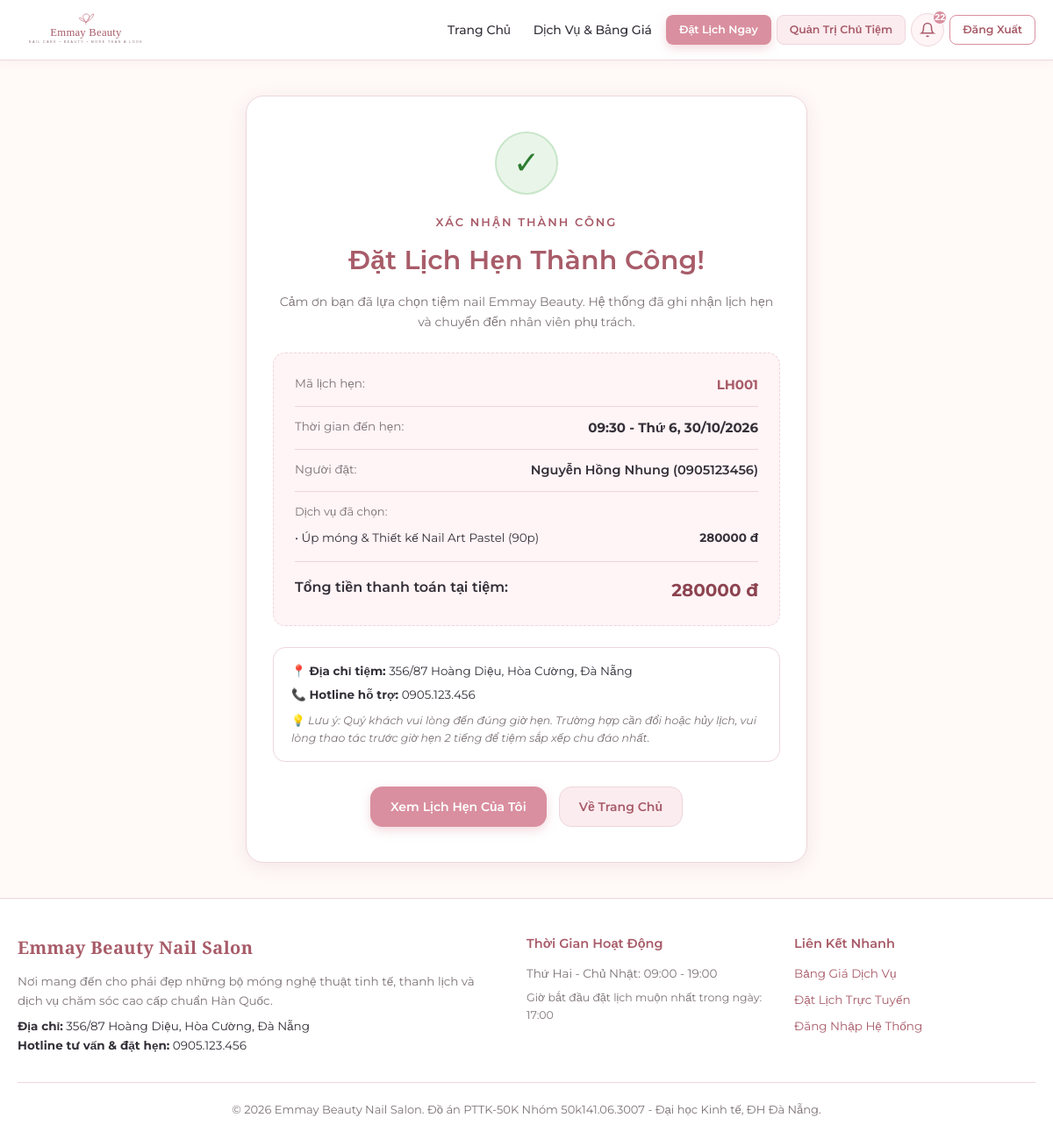
The page /customer/booking/LH001/success/ (signed in) on the database its author committed.
### apps/appointments/models.py (models this page shows, shortened)
class LichHen(models.Model):
    TRANG_THAI_CHOICES = [
        ('Chờ xác nhận', 'Chờ xác nhận'),
        ('Đã xác nhận', 'Đã xác nhận'),
        ('Hoàn thành', 'Hoàn thành'),
        ('Hủy', 'Hủy'),
        ('Không đến', 'Không đến'),
    ]
    ma_lich_hen = models.CharField(max_length=10, primary_key=True, verbose_name='Mã lịch hẹn')
    khach_hang = models.ForeignKey(KhachHang, on_delete=models.PROTECT, related_name='lich_hen', verbose_name='Khách hàng')
    tai_khoan_huy = models.ForeignKey(
        TaiKhoan, on_delete=models.SET_NULL, null=True, blank=True,
        related_name='lich_hen_da_huy', verbose_name='Tài khoản hủy'
    )
    ngay_gio_bat_dau = models.DateTimeField(verbose_name='Ngày giờ bắt đầu')
    ten_lien_he = models.CharField(max_length=100, verbose_name='Tên liên hệ')
    so_dien_thoai_lien_he = models.CharField(
        max_length=10, validators=[phone_validator], verbose_name='SĐT liên hệ'
    )
    trang_thai = models.CharField(
        max_length=30, choices=TRANG_THAI_CHOICES, default='Chờ xác nhận',
        verbose_name='Trạng thái'
    )
    thoi_diem_huy = models.DateTimeField(null=True, blank=True, verbose_name='Thời điểm hủy')
    thoi_diem_tao = models.DateTimeField(auto_now_add=True, verbose_name='Thời điểm tạo')
    class Meta:
        db_table = 'LichHen'
        verbose_name = 'Lịch Hẹn'
        verbose_name_plural = 'Lịch Hẹn'
        ordering = ['-ngay_gio_bat_dau']
    @property
    def tong_tien(self):
        return sum(ct.don_gia_dat for ct in self.chi_tiet.all())

class ChiTietLichHen(models.Model):
    lich_hen = models.ForeignKey(LichHen, on_delete=models.CASCADE, related_name='chi_tiet', verbose_name='Lịch hẹn')
    dich_vu = models.ForeignKey(DichVu, on_delete=models.PROTECT, related_name='chi_tiet_lich_hen', verbose_name='Dịch vụ gốc')
    ten_dich_vu_dat = models.CharField(max_length=60, verbose_name='Tên dịch vụ lúc đặt')
    don_gia_dat = models.DecimalField(max_digits=12, decimal_places=0, verbose_name='Đơn giá lúc đặt')
    thoi_luong_dat = models.SmallIntegerField(verbose_name='Thời lượng lúc đặt (phút)')
    ghi_chu_thuc_hien = models.CharField(max_length=255, blank=True, null=True, verbose_name='Ghi chú thực hiện')
    class Meta:
        db_table = 'ChiTietLichHen'
        verbose_name = 'Chi Tiết Lịch Hẹn'
        verbose_name_plural = 'Chi Tiết Lịch Hẹn'
        unique_together = ('lich_hen', 'dich_vu')

### apps/appointments/views.py (the view)
# urls.py: path('booking/<str:pk>/success/', views.customer_booking_success, name='booking_success'),
def customer_booking_success(request, pk):
    lich_hen = get_object_or_404(LichHen, pk=pk)
    return render(request, 'customer/booking_success.html', {
        'appointment': lich_hen,
        'salon_address': '356/87 Hoàng Diệu, Hòa Cường, Đà Nẵng',
        'salon_hotline': '0905.123.456',
        'salon_hours': '09:00 - 19:00 hàng ngày',
    })

### apps/notifications/context_processors.py (called while the page is built)
def notifications_processor(request):
    context = {
        'unread_notifications_count': 0,
        'recent_notifications': [],
    }
    if request.user.is_authenticated:
        try:
            tai_khoan = getattr(request.user, 'tai_khoan', None)
            if tai_khoan:
                user_notifications = ThongBao.objects.filter(tai_khoan=tai_khoan)
                context['unread_notifications_count'] = user_notifications.filter(da_doc=False).count()
                context['recent_notifications'] = user_notifications.order_by('-thoi_diem_tao')[:8]
        except Exception:
            pass
    return context

### templates/customer/booking_success.html (shortened to what this page needs)
{% extends 'base.html' %}
{% block content %}
<div style="max-width: 680px; margin: 40px auto; padding: 0 20px;">
  <div class="card" style="text-align: center; padding: 40px 30px; border-radius: var(--radius-lg); box-shadow: var(--shadow-md);">
    <div style="width: 72px; height: 72px; border-radius: 50%; background: #EAF5EA; color: #2E7D32; display: flex; align-items: center; justify-content: center; margin: 0 auto 20px; font-size: 36px; border: 2px solid #C8E6C9;">
      ✓
    </div>
    <span style="color: var(--dark-rose); font-size: 13px; font-weight: 600; letter-spacing: 2px; text-transform: uppercase;">Xác Nhận Thành Công</span>
    <h1 style="font-size: 30px; margin: 8px 0 12px; color: var(--dark-rose);">Đặt Lịch Hẹn Thành Công!</h1>
    <p style="color: var(--text-muted); font-size: 14px; margin-bottom: 24px;">
      Cảm ơn bạn đã lựa chọn tiệm nail Emmay Beauty. Hệ thống đã ghi nhận lịch hẹn và chuyển đến nhân viên phụ trách.
    </p>
    <div style="background: var(--light-pink); border: 1.5px dashed var(--border-pink); border-radius: var(--radius-md); padding: 24px; text-align: left; margin-bottom: 24px;">
      <div style="display: flex; justify-content: space-between; border-bottom: 1px solid var(--border-pink); padding-bottom: 12px; margin-bottom: 12px;">
        <span style="color: var(--text-muted); font-size: 13.5px;">Mã lịch hẹn:</span>
        <strong style="font-size: 15px; color: var(--dark-rose);">{{ appointment.ma_lich_hen }}</strong>
      </div>
      <div style="display: flex; justify-content: space-between; border-bottom: 1px solid var(--border-pink); padding-bottom: 12px; margin-bottom: 12px;">
        <span style="color: var(--text-muted); font-size: 13.5px;">Thời gian đến hẹn:</span>
        <strong style="font-size: 15px; color: var(--text-main);">{{ appointment.ngay_gio_bat_dau|date:"H:i - l, d/m/Y" }}</strong>
      </div>
      <div style="display: flex; justify-content: space-between; border-bottom: 1px solid var(--border-pink); padding-bottom: 12px; margin-bottom: 12px;">
        <span style="color: var(--text-muted); font-size: 13.5px;">Người đặt:</span>
        <span style="font-weight: 600; color: var(--text-main);">{{ appointment.ten_lien_he }} ({{ appointment.so_dien_thoai_lien_he }})</span>
      </div>
      <div style="border-bottom: 1px solid var(--border-pink); padding-bottom: 12px; margin-bottom: 12px;">
        <span style="color: var(--text-muted); font-size: 13px; display: block; margin-bottom: 6px;">Dịch vụ đã chọn:</span>
        <ul style="list-style: none; padding-left: 0;">
          {% for ct in appointment.chi_tiet.all %}
            <li style="display: flex; justify-content: space-between; font-size: 13.5px; padding: 3px 0;">
              <span>• {{ ct.ten_dich_vu_dat }} ({{ ct.thoi_luong_dat }}p)</span>
              <strong>{{ ct.don_gia_dat|floatformat:0 }} đ</strong>
            </li>
          {% endfor %}
        </ul>
      </div>
      <div style="display: flex; justify-content: space-between; font-size: 16px; padding-top: 4px;">
        <span style="font-weight: 600;">Tổng tiền thanh toán tại tiệm:</span>
        <strong style="font-family: var(--font-body); font-size: 20px; font-weight: 700; color: var(--deep-rose);">{{ appointment.tong_tien|floatformat:0 }} đ</strong>
      </div>
    </div>
    <div style="background: #FFFFFF; border: 1px solid var(--border-pink); border-radius: var(--radius-md); padding: 16px 20px; text-align: left; font-size: 13.5px; margin-bottom: 28px;">
      <div style="margin-bottom: 6px;">📍 <strong>Địa chỉ tiệm:</strong> {{ salon_address }}</div>
      <div style="margin-bottom: 6px;">📞 <strong>Hotline hỗ trợ:</strong> {{ salon_hotline }}</div>
      <div style="color: var(--text-muted); font-size: 12.5px; margin-top: 8px;">
        💡 <em>Lưu ý: Quý khách vui lòng đến đúng giờ hẹn. Trường hợp cần đổi hoặc hủy lịch, vui lòng thao tác trước giờ hẹn 2 tiếng để tiệm sắp xếp chu đáo nhất.</em>
      </div>
    </div>
    <div style="display: flex; gap: 14px; justify-content: center;">
      {% if user.is_authenticated %}
        <a href="{% url 'customer:my_appointments' %}" class="btn btn-primary">Xem Lịch Hẹn Của Tôi</a>
      {% else %}
        <a href="{% url 'accounts:register' %}" class="btn btn-primary">Đăng Ký Tài Khoản Để Theo Dõi</a>
      {% endif %}
      <a href="{% url 'home' %}" class="btn btn-secondary">Về Trang Chủ</a>
    </div>
  </div>
</div>
{% endblock %}

### static/css/style.css (style rules this page uses)
:root { --primary-rose: #C97F8E; --btn-rose: #D98F9F; --btn-rose-hover: #C57B8C; --dark-rose: #A85C69; --deep-rose: #8C4350; --blush-pink: #F5DDE2; --soft-pink: #FBECEF; --light-pink: #FFF4F6; --ivory-white: #FFF9F8; --card-bg: #FFFFFF; --text-main: #343039; --text-muted: #7E7478; --text-light: #A3969B; --border-pink: #EED6DC; --border-focus: #D98F9F; --status-pending: #E09F3E; --status-pending-bg: #FFF5E6; --status-confirmed: #4A90E2; --status-confirmed-bg: #EBF4FC; --status-completed: #2E7D32; --status-completed-bg: #EAF5EA; --status-canceled: #C62828; --status-canceled-bg: #FDE8E8; --status-noshow: #757575; --status-noshow-bg: #EEEEEE; --font-heading: 'Playfair Display', serif; --font-body: 'Montserrat', sans-serif; --shadow-sm: 0 2px 8px rgba(201, 127, 142, 0.08); --shadow-md: 0 4px 20px rgba(168, 92, 105, 0.12); --shadow-lg: 0 10px 30px rgba(168, 92, 105, 0.16); --radius-sm: 8px; --radius-md: 14px; --radius-lg: 20px; --radius-full: 9999px; }
* { margin: 0; padding: 0; box-sizing: border-box; }
body { font-family: var(--font-body); font-size: 14.5px; line-height: 1.6; color: var(--text-main); background-color: var(--ivory-white); min-height: 100vh; display: flex; flex-direction: column; }
h1, h2, h3, h4, h5, h6, input, button, select, textarea, table, th, td { font-family: var(--font-body); }
h1, h2, h3 { color: var(--dark-rose); font-weight: 600; letter-spacing: 0.2px; }
a { color: var(--dark-rose); text-decoration: none; transition: all 0.2s ease; }
.btn { display: inline-flex; align-items: center; justify-content: center; gap: 8px; padding: 11px 22px; font-family: var(--font-body); font-size: 14px; font-weight: 600; border-radius: var(--radius-md); border: 1px solid transparent; cursor: pointer; transition: all 0.25s cubic-bezier(0.4, 0, 0.2, 1); text-decoration: none !important; white-space: nowrap; }
.btn-primary { background: var(--btn-rose); color: #FFFFFF !important; box-shadow: 0 4px 12px rgba(217, 143, 159, 0.35); }
.btn-secondary { background: var(--soft-pink); color: var(--dark-rose) !important; border: 1px solid var(--border-pink); }
.card { background: var(--card-bg); border: 1px solid var(--border-pink); border-radius: var(--radius-lg); padding: 24px; box-shadow: var(--shadow-sm); transition: box-shadow 0.25s ease; }

### rows shown on the page
LichHen: ma_lich_hen "LH001", ngay_gio_bat_dau "09:30 - Thứ 6, 30/10/2026", ten_lien_he "Nguyễn Hồng Nhung", so_dien_thoai_lien_he "0905123456", tong_tien "280000"
ChiTietLichHen: ten_dich_vu_dat "Úp móng & Thiết kế Nail Art Pastel", thoi_luong_dat "90", don_gia_dat "280000"

### other values the page prints
{{ unread_notifications_count }} "22"
{{ salon_address }} "356/87 Hoàng Diệu, Hòa Cường, Đà Nẵng"
{{ salon_hotline }} "0905.123.456"
